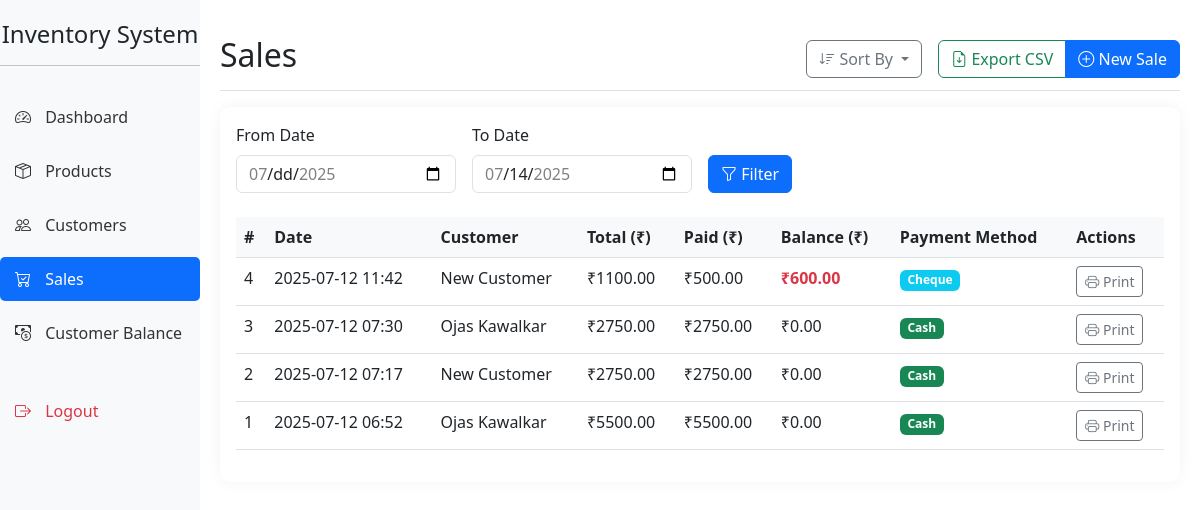
The app's page /sales (signed in) with its own data.
### app.py (models this page shows)
class Sale(db.Model):
    id = db.Column(db.Integer, primary_key=True)
    customer_id = db.Column(db.Integer, db.ForeignKey('customer.id'))
    date = db.Column(db.DateTime, default=datetime.utcnow)
    total_amount = db.Column(db.Float, nullable=False)
    amount_paid = db.Column(db.Float, nullable=False)
    payment_method = db.Column(db.String(20), nullable=False)  # 'cash' or 'cheque'
    balance = db.Column(db.Float, default=0.0)  # Remaining balance to be paid
    customer = db.relationship('Customer', backref=db.backref('sales', lazy=True))

class Customer(db.Model):
    id = db.Column(db.Integer, primary_key=True)
    name = db.Column(db.String(100), nullable=False)
    phone = db.Column(db.String(20))
    address = db.Column(db.String(200))
    gst_number = db.Column(db.String(15))  # 15 characters for GSTIN format: 22AAAAA0000A1Z5
    balance = db.Column(db.Float, default=0.0)

### app.py (the view, shortened to what this page needs)
@app.route('/sales')
@login_required
def sales():
    from datetime import datetime, time
    start_date_str = request.args.get('start_date')
    end_date_str = request.args.get('end_date')
    query = db.session.query(Sale).join(Customer)
    sort_by = request.args.get('sort', 'date_desc')
    sort_mapping = {
        'date_asc': Sale.date.asc(),
        'date_desc': Sale.date.desc(),
        'total_asc': Sale.total_amount.asc(),
        'total_desc': Sale.total_amount.desc(),
        'customer_asc': Customer.name.asc(),
        'customer_desc': Customer.name.desc()
    }
    order_by = sort_mapping.get(sort_by, Sale.date.desc())
    all_sales = query.order_by(order_by).all()
    min_max_dates = db.session.query(
        db.func.min(Sale.date).label('min_date'),
        db.func.max(Sale.date).label('max_date')
    ).first()
    return render_template('sales.html',
                         sales=all_sales,
                         current_sort=sort_by,
                         start_date=start_date_str,
                         end_date=end_date_str,
                         min_date=min_max_dates.min_date.strftime('%Y-%m-%d') if min_max_dates and min_max_dates.min_date else '',
                         max_date=min_max_dates.max_date.strftime('%Y-%m-%d') if min_max_dates and min_max_dates.max_date else ''
                        )

### app.py (called while the page is built)
@login_manager.user_loader
def load_user(user_id):
    return db.session.get(User, int(user_id))

### templates/sales.html (shortened to what this page needs)
{% extends "base.html" %}
{% block content %}
<div class="d-flex justify-content-between flex-wrap flex-md-nowrap align-items-center pt-3 pb-2 mb-3 border-bottom">
    <h1 class="h2">Sales</h1>
    <div class="d-flex gap-2">
        <div class="dropdown me-2">
            <button class="btn btn-outline-secondary dropdown-toggle" type="button" id="sortDropdown" data-bs-toggle="dropdown" aria-expanded="false">
                <i class="bi bi-sort-down"></i> Sort By
            </button>
        </div>
        <div class="btn-group">
            <a href="{{ url_for('sales', export='csv', sort=current_sort) }}" class="btn btn-outline-success">
                <i class="bi bi-file-earmark-arrow-down"></i> Export CSV
            </a>
            <a href="{{ url_for('new_sale') }}" class="btn btn-primary">
                <i class="bi bi-plus-circle"></i> New Sale
            </a>
        </div>
    </div>
</div>
<div class="card">
    <div class="card-body">
        <form method="get" class="mb-4" id="dateFilterForm">
            <div class="row g-3">
                <div class="col-md-3">
                    <label for="start_date" class="form-label">From Date</label>
                    <input type="date" class="form-control" id="start_date" name="start_date"
                           value="{{ start_date }}"
                           min="{{ min_date }}"
                           max="{{ max_date }}">
                </div>
                <div class="col-md-3">
                    <label for="end_date" class="form-label">To Date</label>
                    <input type="date" class="form-control" id="end_date" name="end_date"
                           value="{{ end_date }}"
                           min="{{ min_date }}"
                           max="{{ max_date }}">
                </div>
                <div class="col-md-3 d-flex align-items-end">
                    <button type="submit" class="btn btn-primary me-2">
                        <i class="bi bi-funnel"></i> Filter
                    </button>
                </div>
            </div>
        </form>
        {% if sales %}
        <div class="table-responsive">
            <table class="table table-hover">
                <thead>
                    <tr>
                        <th>#</th>
                        <th>Date</th>
                        <th>Customer</th>
                        <th>Total (₹)</th>
                        <th>Paid (₹)</th>
                        <th>Balance (₹)</th>
                        <th>Payment Method</th>
                        <th>Actions</th>
                    </tr>
                </thead>
                <tbody>
                    {% for sale in sales %}
                    <tr>
                        <td>{{ sale.id }}</td>
                        <td>{{ sale.date.strftime('%Y-%m-%d %H:%M') }}</td>
                        <td>{{ sale.customer.name }}</td>
                        <td>₹{{ "%.2f"|format(sale.total_amount) }}</td>
                        <td>₹{{ "%.2f"|format(sale.amount_paid) }}</td>
                        <td class="{% if sale.balance > 0 %}text-danger fw-bold{% endif %}">
                            ₹{{ "%.2f"|format(sale.balance) }}
                        </td>
                        <td>
                            <span class="badge {% if sale.payment_method == 'cash' %}bg-success{% else %}bg-info{% endif %}">
                                {{ sale.payment_method|title }}
                            </span>
                        </td>
                        <td>
                            <a href="{{ url_for('view_receipt', sale_id=sale.id) }}" class="btn btn-sm btn-outline-secondary" title="View and Print Invoice">
                                <i class="bi bi-printer"></i> Print
                            </a>
                        </td>
                    </tr>
                    {% endfor %}
                </tbody>
            </table>
        </div>
        {% endif %}
    </div>
</div>
{% endblock %}

### templates/base.html (style rules this page uses)
.card { margin-bottom: 20px; border: none; border-radius: 10px; box-shadow: 0 0 15px rgba(0,0,0,0.05); }
.table th { font-weight: 600; background-color: #f8f9fa; }

### records on screen
Sale: id "4", date "2025-07-12 11:42", customer.name "New Customer", total_amount "1100.00", amount_paid "500.00", balance "600.00", payment_method "Cheque"
Sale: id "3", date "2025-07-12 07:30", customer.name "Ojas Kawalkar", total_amount "2750.00", amount_paid "2750.00", balance "0.00", payment_method "Cash"
Sale: id "2", date "2025-07-12 07:17", customer.name "New Customer", total_amount "2750.00", amount_paid "2750.00", balance "0.00", payment_method "Cash"
Sale: id "1", date "2025-07-12 06:52", customer.name "Ojas Kawalkar", total_amount "5500.00", amount_paid "5500.00", balance "0.00", payment_method "Cash"
